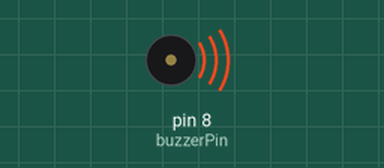
Recording of a sketch running on a simulated Arduino Uno, built with avr-gcc and run on an emulated ATmega328P. On the bench: buzzer (waves = sounding).

Above: at 2.2 s.
At 10.32 s:
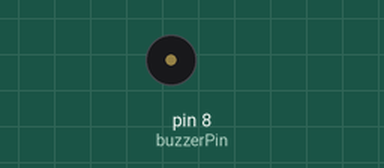
Timing chart, 0 to 11.4 s (numbered marks = the images above):
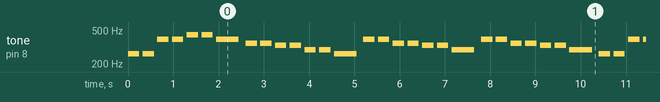

The sketch:

music_player.ino
```cpp
int buzzerPin = 8;

int melody[] = {
  262, 262, 392, 392, 440, 440, 392,
  349, 349, 330, 330, 294, 294, 262,
  392, 392, 349, 349, 330, 330, 294,
  392, 392, 349, 349, 330, 330, 294,
  262, 262, 392, 392, 440, 440, 392,
  349, 349, 330, 330, 294, 294, 262
};

// Duration of each note (4 = quarter note, 8 = eighth note)
int noteDurations[] = {
  4,4,4,4,4,4,2,
  4,4,4,4,4,4,2,
  4,4,4,4,4,4,2,
  4,4,4,4,4,4,2,
  4,4,4,4,4,4,2,
  4,4,4,4,4,4,2
};

void setup() {
  pinMode(buzzerPin, OUTPUT);
}

void loop() {
  int notes = sizeof(melody) / sizeof(melody[0]);
  for (int i = 0; i < notes; i++) {
    int duration = 1000 / noteDurations[i];
    tone(buzzerPin, melody[i], duration);
    delay(duration * 1.3); // Control the pause between notes
  }
  delay(2000); // Wait two seconds after playing
}
```

Measured:
- by itself, tone on pin 8 (buzzerPin): plays 262 Hz for 0.25 s, 262 Hz for 0.25 s, 392 Hz for 0.25 s, 392 Hz for 0.25 s, 440 Hz for 0.25 s, 440 Hz for 0.25 s … (313 notes in this stretch)
